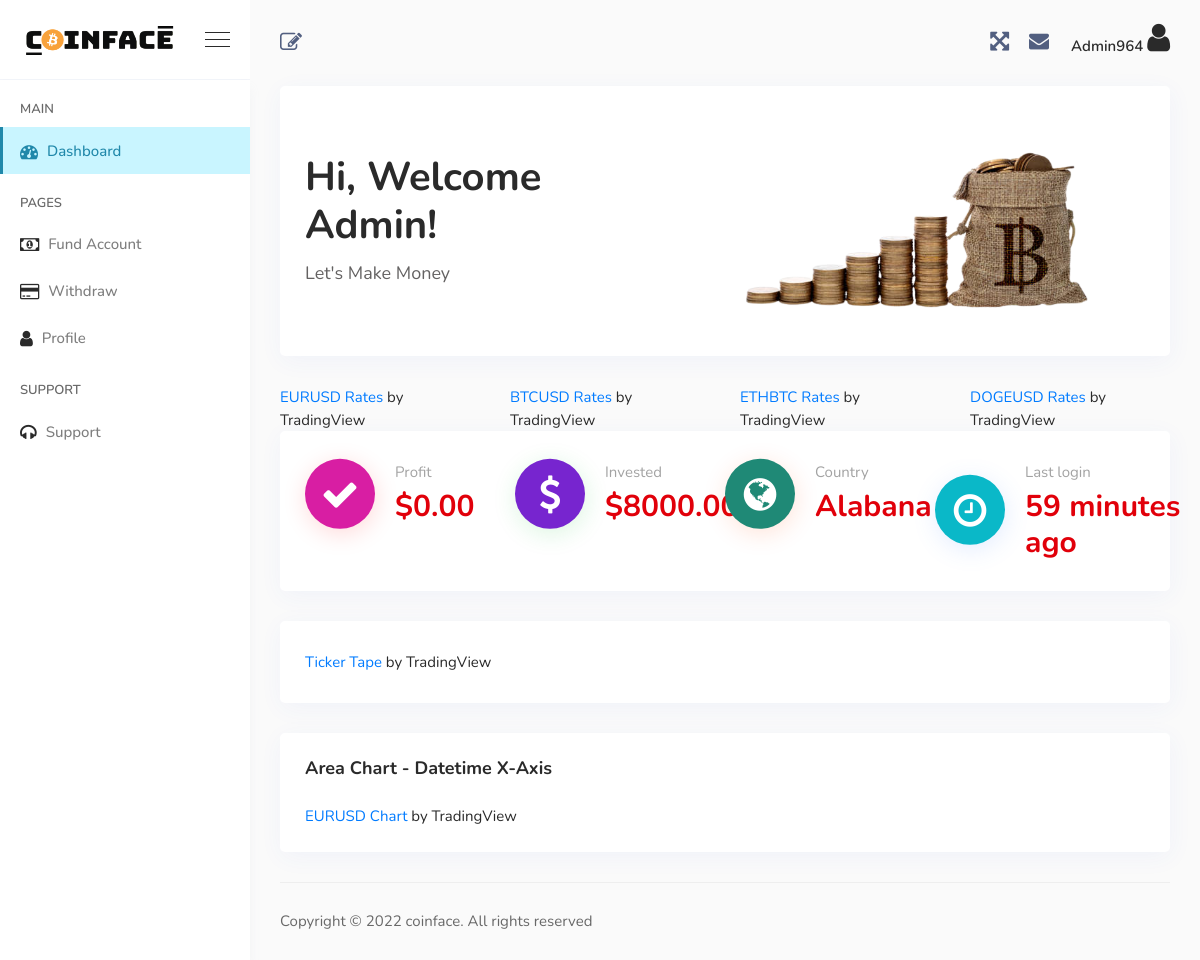
Page /dashboard/ (signed in) on the committed database.
### core/models.py (models this page shows, shortened)
class User(AbstractUser):
    full_name = models.CharField(max_length=256)
    email = models.EmailField(
        _('Email'),
        max_length=150,
        unique=True,
        help_text=_('Required. 150 characters or fewer. Letters, digits and @/./+/-/_ only.'),
        error_messages={
            'unique': _("A user with that email already exists."),
        },
    )
    phonenumber = models.CharField(
        max_length=12,
        validators = [numeric_validator]
    )
    country = models.CharField(
        max_length= 50
    )
    objects = BaseManager()
    USERNAME_FIELD = 'email'
    REQUIRED_FIELDS = []

class Account(models.Model):
    user = models.OneToOneField(User, on_delete=models.CASCADE)
    invested_balance = models.DecimalField(decimal_places=2, max_digits=10, default=Decimal("0.00"))
    profit = models.DecimalField(decimal_places=2, max_digits=10, default=Decimal("0.00"))
    profit_balance = models.DecimalField(decimal_places=2, max_digits=20, default=Decimal("0.00"))

### core/views.py (the view)
# urls.py: path('dashboard/', views.DashboardView.as_view(),name="dashboard"),
class DashboardView(LoginRequiredMixin, View):
    def get(self,request):
        account = Account.objects.get(user = request.user)
        return render(request, 'dashboard/dashboard.html',{'account':account})

### core/templates/dashboard/dashboard.html (shortened to what this page needs)
{% extends 'dashboard/base.html' %}
{% load static %}
{% block content %}
    <div class="welcome-area">
        <div class="row m-0 align-items-center">
            <div class="col-lg-5 col-md-12 p-0">
                <div class="welcome-content">
                    <h1 class="mb-2">Hi, Welcome {{request.user.full_name}}!</h1>
                    <p class="mb-0">Let's Make Money</p>
                </div>
            </div>
            <div class="col-lg-7 col-md-12 p-0">
                <div class="welcome-img">
                    <img src="{% static 'dassets/img/welcome-img.png' %}" style="max-height: 250px; object-fit: contain;" alt="image">
                </div>
            </div>
        </div>
    </div>
    <div class="row">
        <div class="col-lg-3 col-md-3">
            <div class="tradingview-widget-container">
                <div class="tradingview-widget-copyright"><a href="https://www.tradingview.com/symbols/FX-EURUSD/"
                        rel="noopener" target="_blank"><span class="blue-text">EURUSD Rates</span></a> by
                    TradingView</div>
            </div>
        </div>
        <div class="col-lg-3 col-md-3">
            <div class="tradingview-widget-container">
                <div class="tradingview-widget-copyright"><a href="https://www.tradingview.com/symbols/BITSTAMP-BTCUSD/"
                        rel="noopener" target="_blank"><span class="blue-text">BTCUSD Rates</span></a> by TradingView</div>
            </div>
        </div>
        <div class="col-lg-3 col-md-3">
            <div class="tradingview-widget-container">
                <div class="tradingview-widget-copyright"><a href="https://www.tradingview.com/symbols/BITSTAMP-ETHBTC/"
                        rel="noopener" target="_blank"><span class="blue-text">ETHBTC Rates</span></a> by TradingView</div>
            </div>
        </div>
        <div class="col-lg-3 col-md-3">
                <div class="tradingview-widget-container">
                  <div class="tradingview-widget-copyright"><a href="https://uk.tradingview.com/symbols/DOGEUSD/?exchange=BITTREX" rel="noopener" target="_blank"><span class="blue-text">DOGEUSD Rates</span></a> by TradingView</div>
                </div>
        </div>
    </div>
    <div class="ecommerce-stats-area">
        <div class="row">
            <div class="col-lg-3 col-sm-6 col-md-6">
                <div class="single-stats-card-box">
                    <div class="icon">
                        <i class='fa fa-check'></i>
                    </div>
                    <span class="sub-title">Profit</span>
                    <h3>
                        <h3 class="row">
                            <span class="col-8" style="padding-left: 0;"> ${{account.profit}}</span>
                        </h3>
                    </div>
                </div>
                <div class="col-lg-3 col-sm-6 col-md-6">
                    <div class="single-stats-card-box">
                        <div class="icon">
                            <i class='fa fa-usd'></i>
                        </div>
                        <span class="sub-title">Invested</span>
                        <h3>${{account.invested_balance}}</h3>
                    </div>
                </div>
                <div class="col-lg-3 col-sm-6 col-md-6">
                    <div class="single-stats-card-box">
                        <div class="icon">
                            <i class='fa fa-globe'></i>
                        </div>
                        <span class="sub-title">Country</span>
                        <h3>{{request.user.country}}</h3>
                    </div>
                </div>
                <div class="col-lg-3 col-sm-6 col-md-6">
                    <div class="single-stats-card-box">
                        <div class="icon">
                            <i class='fa fa-clock-o'></i>
                        </div>
                        <span class="sub-title">Last login</span>
                        <h3> {{request.user.last_login|timesince}} ago</h3>
                    </div>
                </div>
            </div>
        </div>
        <div class="ecommerce-stats-area">
            <div class="row">
                <div class="tradingview-widget-container">
                    <div class="tradingview-widget-copyright"><a href="https://www.tradingview.com" rel="noopener"
                            target="_blank"><span class="blue-text">Ticker Tape</span></a> by TradingView</div>
                </div>
            </div>
        </div>
        <div class="card mb-30">
            <div class="card-header d-flex justify-content-between align-items-center">
                <h3>Area Chart - Datetime X-Axis</h3>
            </div>
            <div class="card-body">
                <div class="tradingview-widget-container">
                    <div class="tradingview-widget-copyright"><a href="https://www.tradingview.com/symbols/BITSTAMP-EURUSD/"
                            rel="noopener" target="_blank"><span class="blue-text">EURUSD Chart</span></a> by TradingView</div>
                </div>
            </div>
        </div>
{% endblock %}

### core/templates/dashboard/base.html (shortened to what this page needs)
{% load static %}
<!doctype html>
<html lang="en">
<head>
    <link rel="stylesheet" href="{% static 'asset/css/font-awesome.min.css' %}">
    <link rel="stylesheet" href="{% static 'dassets/css/vendors.min.css' %}">
    <link rel="stylesheet" href="{% static 'dassets/css/style.css' %}">
    <link rel="stylesheet" href="{% static 'dassets/css/responsive.css' %}">
</head>
<body>
    <div class="sidemenu-area">
        <div class="sidemenu-header">
            <a href="{% url 'index' %}" class="navbar-brand d-flex align-items-center">
                <img src="{% static 'asset/images/logo-dark1.png' %}" alt="logo">
            </a>
            <div class="burger-menu d-none d-lg-block">
                <span class="top-bar"></span>
                <span class="middle-bar"></span>
                <span class="bottom-bar"></span>
            </div>
        </div>
        <div class="sidemenu-body">
            <ul class="sidemenu-nav metisMenu h-100" id="sidemenu-nav" data-simplebar>
                <li class="nav-item-title">Main</li>
                <li class="nav-item {% if request.path == '/dashboard/'%}mm-active{% endif%}">
                    <a href="{% url 'dashboard' %}" class="nav-link">
                        <span class="icon"><i class='fa fa-tachometer'></i></span>
                        <span class="menu-title">Dashboard</span>
                    </a>
                </li>
                <li class="nav-item-title">Pages</li>
                <li class="nav-item {% if request.path == '/fund/'%}mm-active{% endif%}">
                    <a href="{% url 'fund' %}" class="nav-link">
                        <span class="icon"><i class='fa fa-money'></i></span>
                        <span class="menu-title">Fund Account</span>
                    </a>
                </li>
                <li class="nav-item {% if request.path == '/withdraw/'%}mm-active{% endif%}">
                    <a href="{% url 'withdraw' %}" class="nav-link">
                        <span class="icon"><i class='fa fa-credit-card'></i></span>
                        <span class="menu-title">Withdraw</span>
                    </a>
                </li>
                <li class="nav-item {% if request.path == '/profile/'%}mm-active{% endif%}">
                    <a href="{% url 'profile' %}" class="nav-link">
                        <span class="icon"><i class='fa fa-user'></i></span>
                        <span class="menu-title">Profile</span>
                    </a>
                </li>
                <li class="nav-item-title">Support</li>
                <li class="nav-item">
                    <a href="mailto:support@coinface.us" class="nav-link">
                        <span class="icon"><i class='fa fa-headphones'></i></span>
                        <span class="menu-title">Support</span>
                    </a>
                </li>
            </ul>
        </div>
    </div>
    <div class="main-content d-flex flex-column">
        <nav class="navbar top-navbar navbar-expand">
            <div class="collapse navbar-collapse" id="navbarSupportContent" style="display: flex; justify-content: space-between; align-items: center;">
                <ul class="navbar-nav left-nav align-items-center navbar-left">
                    <li class="nav-item">
                        <a href="{% url 'edit-profile' %}"  class="nav-link" data-toggle="tooltip" data-placement="bottom"
                            title="Edit profile">
                            <i class='fa fa-pencil-square-o'></i>
                        </a>
                    </li>
                </ul>
                <ul class="navbar-nav right-nav navbar-right align-items-center">
                    <li class="nav-item">
                        <a class="nav-link bx-fullscreen-btn" id="fullscreen-button">
                            <i class="fa fa-arrows-alt"></i>
                        </a>
                    </li>
                    <li class="nav-item message-box dropdown">
                        <a href="mailto:support@coinface.us" class="nav-link dropdown-toggle" role="button" data-toggle="dropdown"
                            aria-haspopup="true" aria-expanded="false">
                            <div class="message-btn">
                                <i class='fa fa-envelope'></i>
                            </div>
                        </a>
                    </li>
                    <li class="nav-item dropdown profile-nav-item">
                        <a href="#" class="nav-link dropdown-toggle" role="button" data-toggle="dropdown"
                            aria-haspopup="true" aria-expanded="false">
                            <div class="menu-profile">
                                <span class="name">
                                    {{request.user.username}}
                                </span>
                                <span class="icon rounded-circle h2"><i class='fa fa-user'></i></span>
                            </div>
                        </a>
                    </li>
                </ul>
            </div>
        </nav>
        {% block content%}
        {% endblock %}
        <footer class="footer-area">
            <div class="row align-items-center">
                <div class="col-lg-6 col-sm-6 col-md-6">
                    <p>Copyright © 2022 <a href="{% url 'index' %}">coinface</a>. All rights
                        reserved</p>
                </div>
            </div>
        </footer>
    </div>
</body>
</html>

### rows in the picture
User: user.username "Admin964", user.full_name "Admin", user.country "Alabana", user.last_login "59 minutes"
Account: profit "0.00", invested_balance "8000.00"
